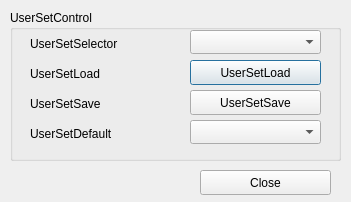
<?xml version="1.0" encoding="UTF-8"?>
<ui version="4.0">
 <class>CUserSetControl</class>
 <widget class="QDialog" name="CUserSetControl">
  <property name="geometry">
   <rect>
    <x>0</x>
    <y>0</y>
    <width>351</width>
    <height>202</height>
   </rect>
  </property>
  <property name="windowTitle">
   <string>UserSetControl</string>
  </property>
  <property name="windowIcon">
   <iconset>
    <normaloff>resources/logo.png</normaloff>resources/logo.png</iconset>
  </property>
  <widget class="QGroupBox" name="UserSetControl">
   <property name="geometry">
    <rect>
     <x>10</x>
     <y>10</y>
     <width>331</width>
     <height>151</height>
    </rect>
   </property>
   <property name="title">
    <string>UserSetControl</string>
   </property>
   <widget class="QComboBox" name="UserSetSelector">
    <property name="geometry">
     <rect>
      <x>180</x>
      <y>20</y>
      <width>131</width>
      <height>24</height>
     </rect>
    </property>
    <property name="editable">
     <bool>false</bool>
    </property>
   </widget>
   <widget class="QLabel" name="UserSetSelectorLabel">
    <property name="geometry">
     <rect>
      <x>20</x>
      <y>26</y>
      <width>141</width>
      <height>16</height>
     </rect>
    </property>
    <property name="text">
     <string>UserSetSelector</string>
    </property>
   </widget>
   <widget class="QLabel" name="UserSetSaveLabel">
    <property name="geometry">
     <rect>
      <x>20</x>
      <y>86</y>
      <width>121</width>
      <height>16</height>
     </rect>
    </property>
    <property name="text">
     <string>UserSetSave</string>
    </property>
   </widget>
   <widget class="QComboBox" name="UserSetDefault">
    <property name="geometry">
     <rect>
      <x>180</x>
      <y>110</y>
      <width>131</width>
      <height>24</height>
     </rect>
    </property>
    <property name="editable">
     <bool>false</bool>
    </property>
   </widget>
   <widget class="QLabel" name="UserSetDefaultLabel">
    <property name="geometry">
     <rect>
      <x>20</x>
      <y>116</y>
      <width>121</width>
      <height>16</height>
     </rect>
    </property>
    <property name="text">
     <string>UserSetDefault</string>
    </property>
   </widget>
   <widget class="QLabel" name="UserSetLoadLabel">
    <property name="geometry">
     <rect>
      <x>20</x>
      <y>56</y>
      <width>121</width>
      <height>16</height>
     </rect>
    </property>
    <property name="text">
     <string>UserSetLoad</string>
    </property>
   </widget>
   <widget class="QPushButton" name="UserSetLoad">
    <property name="geometry">
     <rect>
      <x>180</x>
      <y>50</y>
      <width>131</width>
      <height>25</height>
     </rect>
    </property>
    <property name="text">
     <string>UserSetLoad</string>
    </property>
   </widget>
   <widget class="QPushButton" name="UserSetSave">
    <property name="geometry">
     <rect>
      <x>180</x>
      <y>80</y>
      <width>131</width>
      <height>25</height>
     </rect>
    </property>
    <property name="text">
     <string>UserSetSave</string>
    </property>
   </widget>
  </widget>
  <widget class="QPushButton" name="UserSet_Close">
   <property name="geometry">
    <rect>
     <x>200</x>
     <y>170</y>
     <width>131</width>
     <height>25</height>
    </rect>
   </property>
   <property name="text">
    <string>Close</string>
   </property>
  </widget>
 </widget>
 <tabstops>
  <tabstop>UserSetSelector</tabstop>
  <tabstop>UserSetLoad</tabstop>
  <tabstop>UserSetSave</tabstop>
  <tabstop>UserSetDefault</tabstop>
  <tabstop>UserSet_Close</tabstop>
 </tabstops>
 <resources/>
 <connections/>
</ui>
